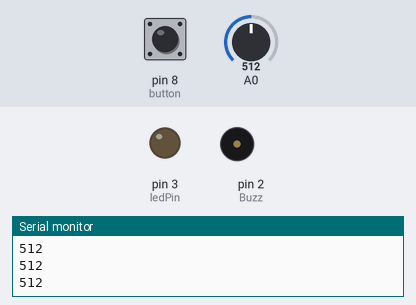
Bench run of a sketch on a simulated Arduino Uno, built with avr-gcc and run on an emulated ATmega328P. On the bench: output pins drawn as LEDs (lit = HIGH), buzzer (waves = sounding), the last lines printed to the serial monitor. The test bench sets the inputs (shaded band); at power-on: A0 = 512, pin 8 (button) HIGH.

Above: at 1.2 s.
1.3 s: A0 set to 27
2.8 s: A0 set to 22
At 3.5 s:
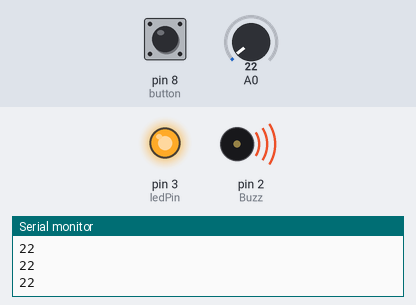
4.5 s: pin 8 (button) pulled LOW for 0.15 s
At 4.6 s:
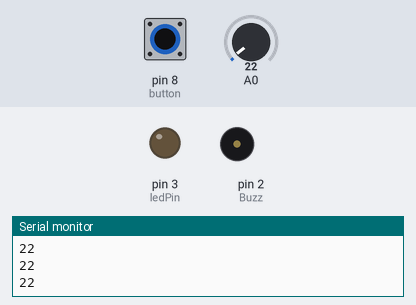
6.2 s: pin 8 (button) pulled LOW for 3.2 s
At 9.7 s:
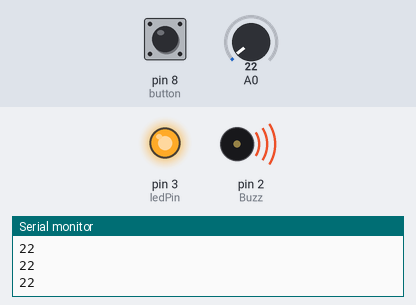
Timing chart, 0 to 11.2 s (numbered marks = the images above; inputs shaded):
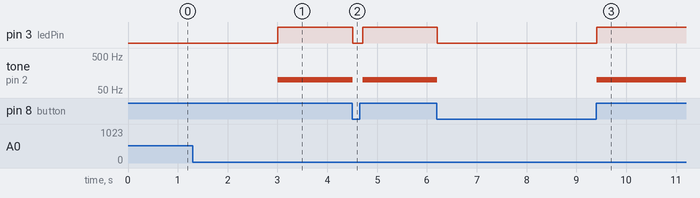

Measured:
- the behaviour switches between 25 and 24 on A0 (found by bisection; images 0 and 1)
- after the input at 2.8 s, pin 3 (ledPin): LOW → HIGH after 0.21 s; tone on pin 2 (Buzz): silent → 100 Hz after 0.21 s
- after the input at 4.5 s, pin 3 (ledPin): HIGH → LOW at once, → HIGH 0.20 s later; tone on pin 2 (Buzz): 100 Hz → silent at once, → 100 Hz 0.20 s later
- after the input at 6.2 s, pin 3 (ledPin): HIGH → LOW at once, → HIGH 3.2 s later; tone on pin 2 (Buzz): 100 Hz → silent at once, → 100 Hz 3.2 s later

The sketch:

IOT_HW2_Covid_Edition.ino
```cpp
unsigned long previousMillis = 0;
long interval = 2000;
const int ledPin = 3;
const int Buzz = 2;
const int button = 8;
int counter = 0;
int prev = -1;
void setup() {
  // put your setup code here, to run once:
  pinMode(button, INPUT);
  digitalWrite(button,HIGH);
  pinMode(ledPin, OUTPUT);
  Serial.begin(9600);
}

void loop() {
  // put your main code here, to run repeatedly:
//  digitalWrite(ledPin, LOW);
  unsigned long currentMillis = millis();
  //Serial.println();
  int data = digitalRead(button);
  int sensorValue = analogRead(A0);
  Serial.println(sensorValue);
  //Serial.println(sensorValue);
//  if (counter == 1){
//    currentMillis = millis();
//    previousMillis = currentMillis;
//  }
  if (counter == 2){
     tone(Buzz,100);
     digitalWrite(ledPin, HIGH);
  }
  if (data == LOW){
    noTone(Buzz);
    digitalWrite(ledPin, LOW);
    counter = 0;
  }
  if (sensorValue < 25){
    if (counter == 0){
      counter += 1;
      delay(100);
      previousMillis = currentMillis;
    }
    if (counter == 1){
      if (currentMillis - previousMillis <= interval){
        counter += 1;
        delay(100);
      }else{
        counter = 0;
      }
    }
  }
//  tone(Buzz,100);
//  delay(100);
//  digitalWrite(ledPin, HIGH);
//  if (data == LOW){
//    noTone(Buzz);
//    digitalWrite(ledPin, LOW);
//    delay(100);
//  }
}
```
